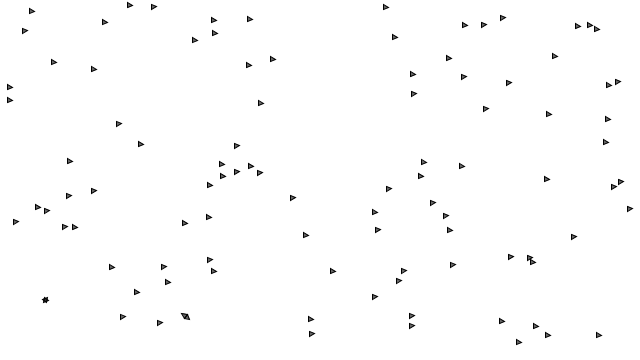
Frame 1 (no input)
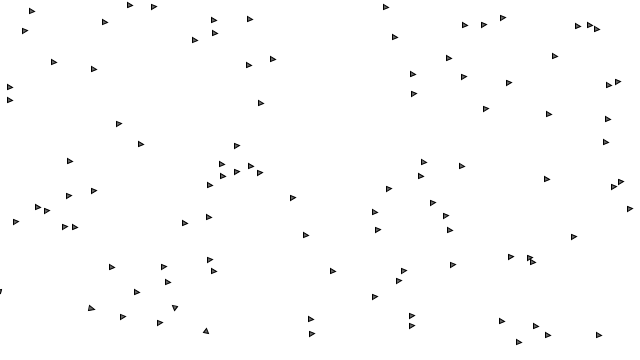
Frame 60 (the mouse pressed at the canvas centre just before this capture)
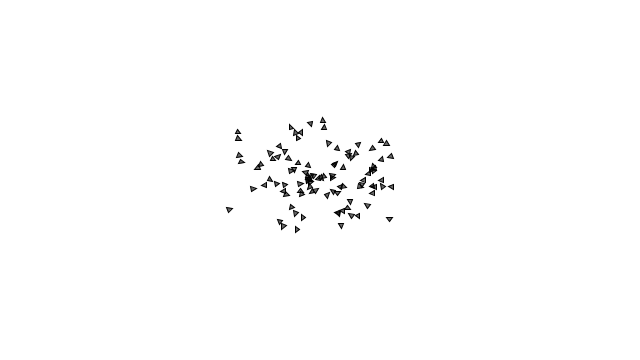
Frame 120 (the mouse held since frame 60 and released just before this capture)

The Processing sketch that drew these frames (run headless with seeded random() and noise(); from frame 60 on, the mouse is pressed at the canvas centre):

// Processing sketch: FlockBehavioiur
// ── FlockBehavioiur.pde
ArrayList<Vehicle> vehicles;

void setup() {
  size(640, 360);
  vehicles = new ArrayList<Vehicle>();
  for(int i = 0; i<100; i++) {
   vehicles.add(new Vehicle(new PVector(random(width), random(height)), 0.5, 5, 0.1));
  }
  
}



void draw() {
  background(255);
  
  if(mousePressed) {
     for(Vehicle v : vehicles) {
      v.seek(new PVector(mouseX, mouseY)); 
     }
  }
  
  
  for(Vehicle v : vehicles) {
    v.separate(vehicles);
    v.update(); 
  }
  
}
  
// ── Classes.pde
class Vehicle {
  PVector location;
  PVector velocity;
  PVector acceleration;
  float mass;
  float maxspeed;
  float maxforce;

  void applyForce(PVector action) {
    PVector force = action.copy();
    force.limit(maxforce);
    force.div(mass);
    acceleration.add(force);
  }

  void step() {
    checkEdges();
    velocity.add(acceleration);

    velocity.limit(maxspeed);

    location.add(velocity);

    acceleration.mult(0);
  }

  void display() {
    float angle = velocity.heading();

    fill(0, 150);
    stroke(0);
    rectMode(CENTER);

    pushMatrix();

    translate(location.x, location.y);
    rotate(angle);

    triangle(mass*5, 0, -mass*5, mass*5, -mass*5, -mass*5);

    popMatrix();
  }

  void update() {
    step(); 
    display();
  }


  void checkEdges() {
    if (location.x < 0) {
      PVector desired = new PVector(maxspeed, velocity.y);
      desired.limit(maxspeed);

      PVector steer = PVector.sub(desired, velocity);
      applyForce(steer);
    } else if (location.x > width) {

      PVector desired = new PVector(-maxspeed, velocity.y);
      desired.limit(maxspeed);

      PVector steer = PVector.sub(desired, velocity);
      applyForce(steer);
    }

    if (location.y < 0) {

      PVector desired = new PVector(velocity.x, maxspeed);
      desired.limit(maxspeed);

      PVector steer = PVector.sub(desired, velocity);
      applyForce(steer);
    } else if (location.y > height) {
      PVector desired = new PVector(velocity.x, -maxspeed);
      desired.limit(maxspeed);

      PVector steer = PVector.sub(desired, velocity);
      applyForce(steer);
    }
  }


  void separate(ArrayList<Vehicle> vehicles) {
    PVector sum = new PVector(); 
    float desiredseparation = mass*10;
    int count = 0;
    for (Vehicle other : vehicles) {
      float d = PVector.dist(location, other.location);

      if ((d > 0) && (d < desiredseparation)) {
        PVector diff = PVector.sub(location, other.location);
        diff.normalize();
        diff.div(d);
        sum.add(diff);
        count++;
      }
    }
    
    if(count > 0) {
     sum.div(count);
     sum.setMag(maxspeed);
     PVector steer = PVector.sub(sum,velocity);
     applyForce(steer);
    }
  }


  void seek(PVector pos) {
    PVector postion = pos.copy();
    PVector desired = PVector.sub(pos, location);
    applyForce(desired);
  }


  Vehicle(PVector location, float mass, float maxspeed, float maxforce) {
    this.location = location;
    this.velocity = new PVector();
    this.acceleration = new PVector();
    this.mass = mass;
    this.maxspeed = maxspeed;
    this.maxforce = maxforce;
  }
}
